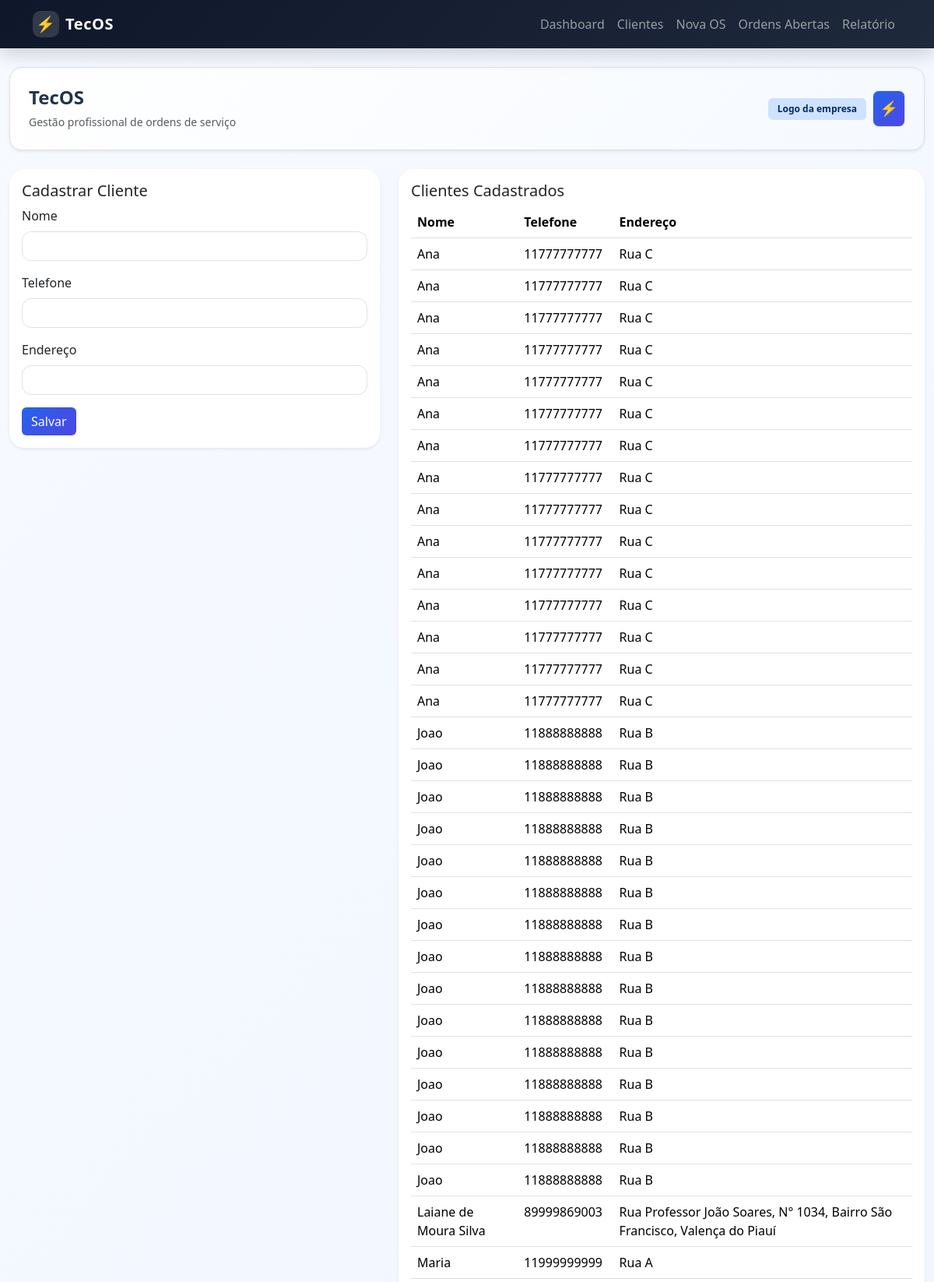
Screenshot of /clientes (upper part) with the database file from the repository.
### tables this page shows
CREATE TABLE clientes (
            id INTEGER PRIMARY KEY AUTOINCREMENT,
            nome TEXT NOT NULL,
            telefone TEXT NOT NULL,
            endereco TEXT NOT NULL
        );

### rotas.py (the view, shortened to what this page needs)
    @app.route('/clientes', methods=['GET', 'POST'])
    def clientes():
        clientes_cadastrados = listar_clientes()
        return render_template('clientes.html', clientes=clientes_cadastrados)

### database.py (called while the page is built)
def get_connection():
    conn = sqlite3.connect(DB_PATH)
    conn.row_factory = sqlite3.Row
    return conn

def listar_clientes():
    conn = get_connection()
    clientes = conn.execute('SELECT * FROM clientes ORDER BY nome').fetchall()
    conn.close()
    return clientes

### templates/clientes.html
{% extends 'base.html' %}
{% block content %}
<div class="row g-4">
  <div class="col-lg-5">
    <div class="card shadow-sm border-0">
      <div class="card-body">
        <h5 class="card-title">Cadastrar Cliente</h5>
        <form method="post">
          <div class="mb-3">
            <label class="form-label">Nome</label>
            <input type="text" class="form-control" name="nome" required>
          </div>
          <div class="mb-3">
            <label class="form-label">Telefone</label>
            <input type="text" class="form-control" name="telefone" required>
          </div>
          <div class="mb-3">
            <label class="form-label">Endereço</label>
            <input type="text" class="form-control" name="endereco" required>
          </div>
          <button class="btn btn-primary">Salvar</button>
        </form>
      </div>
    </div>
  </div>
  <div class="col-lg-7">
    <div class="card shadow-sm border-0">
      <div class="card-body">
        <h5 class="card-title">Clientes Cadastrados</h5>
        <table class="table table-hover">
          <thead>
            <tr>
              <th>Nome</th>
              <th>Telefone</th>
              <th>Endereço</th>
            </tr>
          </thead>
          <tbody>
            {% for cliente in clientes %}
            <tr>
              <td>{{ cliente.nome }}</td>
              <td>{{ cliente.telefone }}</td>
              <td>{{ cliente.endereco }}</td>
            </tr>
            {% else %}
            <tr><td colspan="3" class="text-center">Nenhum cliente cadastrado.</td></tr>
            {% endfor %}
          </tbody>
        </table>
      </div>
    </div>
  </div>
</div>
{% endblock %}

### static/css/style.css (style rules this page uses)
body { background: linear-gradient(135deg, #f7faff 0%, #eef4ff 100%); color: #213448; font-size: 16px; }
.card { border-radius: 20px; border: 1px solid #dfe8f5; box-shadow: 0 12px 35px rgba(15, 23, 42, 0.07); overflow: hidden; }
.btn-primary { background: linear-gradient(135deg, #2563eb 0%, #4f46e5 100%); border: none; }
.form-control, .form-select { border-radius: 12px; }
.table thead { background-color: #f1f5f9; }

### rows the page displays
clientes: nome "Ana", telefone "11777777777", endereco "Rua C"
clientes: nome "Ana", telefone "11777777777", endereco "Rua C"
clientes: nome "Ana", telefone "11777777777", endereco "Rua C"
clientes: nome "Ana", telefone "11777777777", endereco "Rua C"
clientes: nome "Ana", telefone "11777777777", endereco "Rua C"
clientes: nome "Ana", telefone "11777777777", endereco "Rua C"
clientes: nome "Ana", telefone "11777777777", endereco "Rua C"
clientes: nome "Ana", telefone "11777777777", endereco "Rua C"
clientes: nome "Ana", telefone "11777777777", endereco "Rua C"
clientes: nome "Ana", telefone "11777777777", endereco "Rua C"
clientes: nome "Ana", telefone "11777777777", endereco "Rua C"
clientes: nome "Ana", telefone "11777777777", endereco "Rua C"
clientes: nome "Ana", telefone "11777777777", endereco "Rua C"
clientes: nome "Ana", telefone "11777777777", endereco "Rua C"
clientes: nome "Ana", telefone "11777777777", endereco "Rua C"
clientes: nome "Joao", telefone "11888888888", endereco "Rua B"
clientes: nome "Joao", telefone "11888888888", endereco "Rua B"
clientes: nome "Joao", telefone "11888888888", endereco "Rua B"
clientes: nome "Joao", telefone "11888888888", endereco "Rua B"
clientes: nome "Joao", telefone "11888888888", endereco "Rua B"
clientes: nome "Joao", telefone "11888888888", endereco "Rua B"
clientes: nome "Joao", telefone "11888888888", endereco "Rua B"
clientes: nome "Joao", telefone "11888888888", endereco "Rua B"
clientes: nome "Joao", telefone "11888888888", endereco "Rua B"
clientes: nome "Joao", telefone "11888888888", endereco "Rua B"
clientes: nome "Joao", telefone "11888888888", endereco "Rua B"
clientes: nome "Joao", telefone "11888888888", endereco "Rua B"
clientes: nome "Joao", telefone "11888888888", endereco "Rua B"
clientes: nome "Joao", telefone "11888888888", endereco "Rua B"
clientes: nome "Joao", telefone "11888888888", endereco "Rua B"
clientes: nome "Laiane de Moura Silva", telefone "89999869003", endereco "Rua Professor João Soares, N° 1034, Bairro São Francisco, Valença do Piauí"
clientes: nome "Maria", telefone "11999999999", endereco "Rua A"
